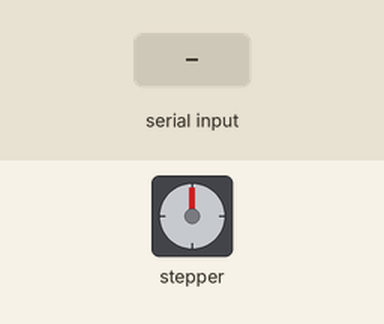
Bench run of a sketch on a simulated Arduino Uno, built with avr-gcc and run on an emulated ATmega328P. Shown: stepper motor. The inputs (shaded band) are chosen by the test bench. Stepper angles assume 200 steps per turn.

Above: at 1.2 s.
1.3 s: "90,45\n" received over Serial
At 3.4 s:
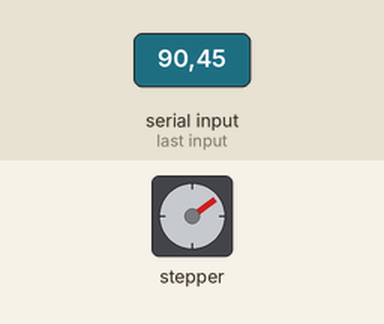
3.9 s: "30,150\n" received over Serial
At 5.3 s:
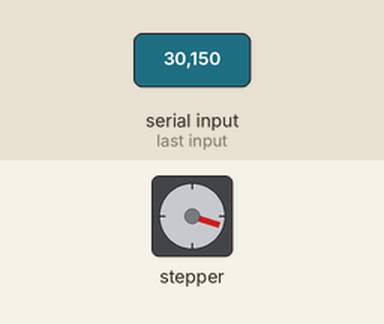
6.5 s: "5\n" received over Serial
At 8.7 s:
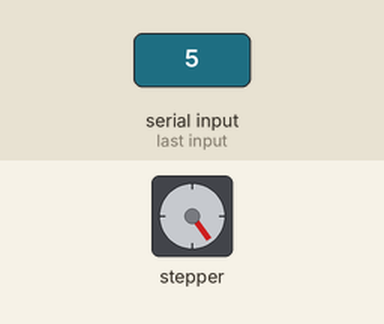
9.0 s: "90\n" received over Serial
At 11.0 s:
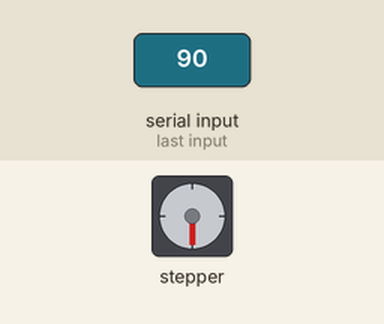
11.5 s: "200\n" received over Serial
At 12.9 s:
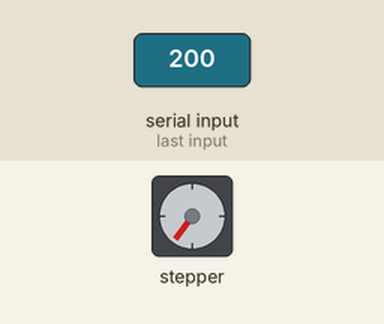
14.0 s: "90,45\n" received over Serial
At 15.5 s:
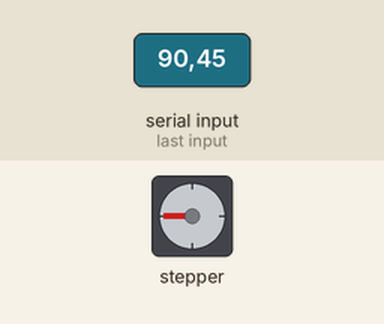
Timing chart, 0 to 17.0 s (numbered marks = the images above; inputs shaded):
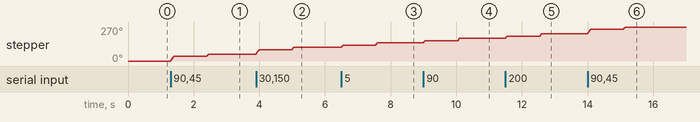

Measured:
- after the input at 1.3 s, stepper: turns 36° clockwise in 0.09 s, then 18° clockwise in 0.04 s
- after the input at 3.9 s, stepper: turns 36° clockwise in 0.09 s, then 18° clockwise in 0.04 s
- after the input at 6.5 s, stepper: turns 18° clockwise in 0.04 s, then 18° clockwise in 0.04 s
- after the input at 9.0 s, stepper: turns 18° clockwise in 0.04 s, then 18° clockwise in 0.04 s
- after the input at 11.5 s, stepper: turns 18° clockwise in 0.04 s, then 18° clockwise in 0.04 s
- after the input at 14.0 s, stepper: turns 36° clockwise in 0.09 s, then 18° clockwise in 0.04 s

The sketch:

stepper_serial_input.ino
```cpp
/*
 Stepper Motor Control - one revolution

 This program drives a unipolar or bipolar stepper motor.
 The motor is attached to digital pins 8 - 11 of the Arduino.

 The motor should revolve one revolution in one direction, then
 one revolution in the other direction.


 Created 11 Mar. 2007
 Modified 30 Nov. 2009
 by Tom Igoe

 */

#include <Stepper.h>

const int stepsPerRevolution = 200;  // change this to fit the number of steps per revolution
// for your motor

// initialize the stepper library on pins 8 through 11:
Stepper myStepper(stepsPerRevolution, 8, 9, 10, 11);

void setup() {
  // set the speed at 60 rpm:
  myStepper.setSpeed(60);
  // initialize the serial port:
  Serial.begin(9600);
}

void loop() {
  int steps = 0;
  while(Serial.available()) {
    steps = Serial.parseInt();
    myStepper.step(10);
  }
}
```
